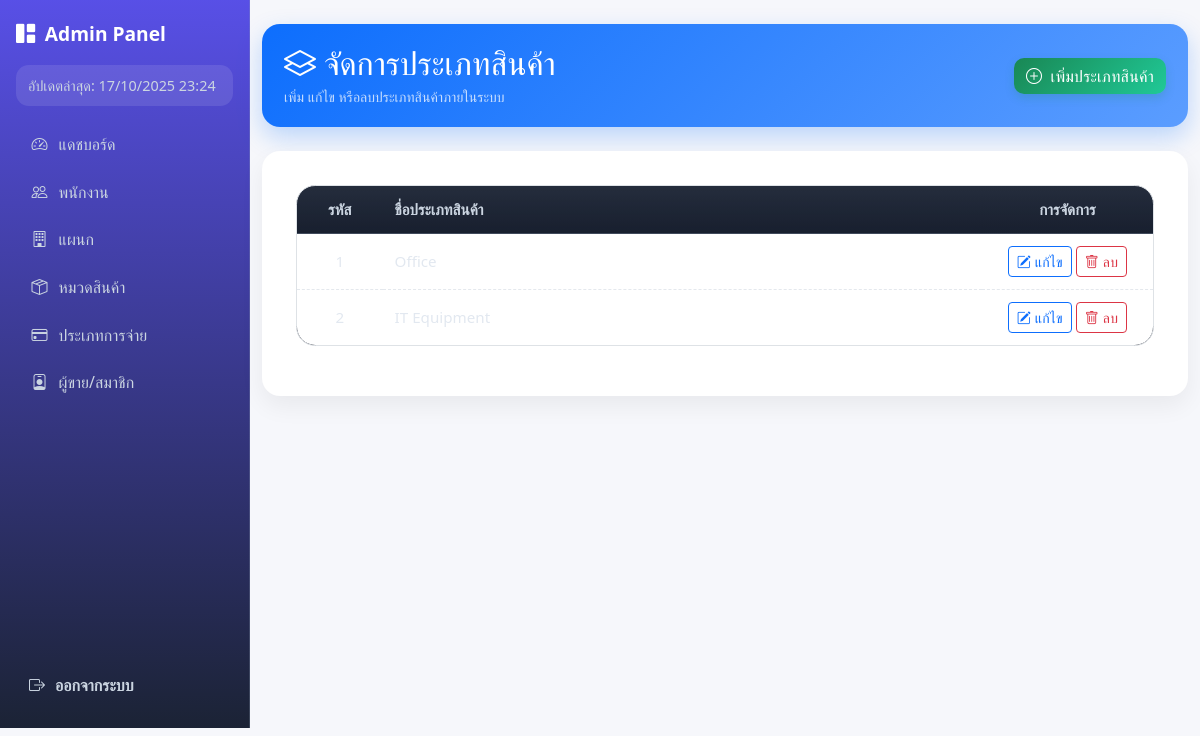
The page /admin/productCategoryManagement.php on the database its author committed.
### tables this page shows
CREATE TABLE `product_categories` (
  `category_id` int(11) NOT NULL,
  `name` varchar(150) NOT NULL
);

### admin/productCategoryManagement.php (the view, shortened to what this page needs)
<?php
require_once __DIR__ . "/partials/admin_header.php";
$sql = "SELECT category_id, name FROM product_categories ORDER BY category_id ASC";
$res = $conn->query($sql);
?>
<!DOCTYPE html>
<html lang="th">
<head>
  <link href="https://cdn.jsdelivr.net/npm/bootstrap@5.3.3/dist/css/bootstrap.min.css" rel="stylesheet">
  <link href="https://cdn.jsdelivr.net/npm/bootstrap-icons@1.11.3/font/bootstrap-icons.css" rel="stylesheet">
</head>
<body>
<div class="container-fluid py-4">
  <div class="page-head d-flex justify-content-between align-items-center mb-4">
    <div>
      <h2 class="mb-1"><i class="bi bi-layers me-2"></i>จัดการประเภทสินค้า</h2>
      <div class="small opacity-75">เพิ่ม แก้ไข หรือลบประเภทสินค้าภายในระบบ</div>
    </div>
    <a href="#" class="btn btn-add" data-bs-toggle="modal" data-bs-target="#addModal">
      <i class="bi bi-plus-circle me-1"></i> เพิ่มประเภทสินค้า
    </a>
  </div>
  <div class="card">
    <div class="card-body">
      <div class="table-responsive">
        <table class="table table-hover align-middle">
          <thead>
            <tr >
              <th width="10%" class="text-center">รหัส</th>
              <th>ชื่อประเภทสินค้า</th>
              <th width="20%" class="text-center">การจัดการ</th>
            </tr>
          </thead>
          <tbody>
          <?php if ($res->num_rows>0): ?>
            <?php while($row=$res->fetch_assoc()): ?>
              <tr>
                <td class="text-center"><?= $row['category_id'] ?></td>
                <td><?= htmlspecialchars($row['name']) ?></td>
                <td class="text-center">
                  <button class="btn btn-sm btn-outline-primary"
                          data-bs-toggle="modal"
                          data-bs-target="#editModal<?= $row['category_id'] ?>">
                    <i class="bi bi-pencil-square"></i> แก้ไข
                  </button>
                  <button class="btn btn-sm btn-outline-danger"
                          onclick="confirmDelete(<?= $row['category_id'] ?>)">
                    <i class="bi bi-trash"></i> ลบ
                  </button>
                </td>
              </tr>
            <?php endwhile; ?>
          <?php else: ?>
            <tr><td colspan="3" class="text-center text-muted py-3">ไม่มีข้อมูล</td></tr>
          <?php endif; ?>
          </tbody>
        </table>
      </div>
    </div>
  </div>
</div>
</body>
</html>
<?php require __DIR__ . '/partials/admin_footer.php'; ?>

### assets/css/app-theme.css (style rules this page uses)
:root { --font-sans: "Inter", "Prompt", system-ui, -apple-system, Segoe UI, Roboto, "Helvetica Neue", Arial, "Noto Sans", "Apple Color Emoji", "Segoe UI Emoji", "Segoe UI Symbol"; --radius-sm: .4rem; --radius: .8rem; --radius-lg: 1.2rem; --shadow-1: 0 1px 2px rgba(0,0,0,.06), 0 1px 1px rgba(0,0,0,.04); --shadow-2: 0 6px 16px rgba(0,0,0,.08), 0 2px 6px rgba(0,0,0,.04); --bg: #0f172a; --panel: #0b1220; --muted: #94a3b8; --text: #e5e7eb; --primary: #4f46e5; --primary-700: #4338ca; --accent: #14b8a6; --success: #10b981; --warning: #f59e0b; --danger: #f43f5e; --line: rgba(148,163,184,.25); --surface: #111827; --surface-2: #0b1324; --chip: rgba(79,70,229,.12); }
* { box-sizing:border-box }
html,body { height:100% }
body { margin:0; font-family: var(--font-sans); background: radial-gradient(1200px 600px at 10% -10%, rgba(79,70,229,.15), transparent 60%), radial-gradient(800px 400px at 90% 10%, rgba(20,184,166,.10), transparent 55%), var(--bg); color:var(--text); line-height:1.6; }
a { color:var(--accent); text-decoration:none }
h1,h2,h3 { line-height:1.25; margin:0 0 .6rem }
h2 { font-size:1.4rem }
.card { background: linear-gradient(180deg, rgba(255,255,255,.03), rgba(255,255,255,.01)); border:1px solid var(--line); border-radius:var(--radius-lg); box-shadow:var(--shadow-1); padding:18px 18px; }
.btn { display:inline-flex; align-items:center; gap:8px; border-radius:999px; padding:10px 16px; border:1px solid transparent; font-weight:600; letter-spacing:.2px; cursor:pointer; transition:.2s; background:var(--surface); color:var(--text); border-color:var(--line); }
.table { width:100%; border-collapse:separate; border-spacing:0; font-size:.95rem; border:1px solid var(--line); border-radius:var(--radius-lg); overflow:hidden; background:var(--surface); }
.table thead th { text-align:left; font-weight:700; color:#cbd5e1; background:linear-gradient(180deg, rgba(148,163,184,.15), rgba(148,163,184,.05)); padding:12px; border-bottom:1px solid var(--line) }
.table tbody td { padding:12px; border-bottom:1px dashed var(--line); color:#e2e8f0 }
.table tbody tr:last-child td { border-bottom:none }
.mb-1 { margin-bottom:4px }
.mb-4 { margin-bottom:16px }

### admin/partials/admin_header.php (style rules this page uses)
html, body { margin: 0; height: 100%; background: var(--bg); color: var(--text); font-family: var(--font-sans); }

### admin/productCategoryManagement.php (style rules this page uses)
body { background:#f6f7fb; }
.page-head { background:linear-gradient(135deg,#0d6efd,#5b9dff); color:#fff; border-radius:18px; padding:20px 22px; box-shadow:0 10px 25px rgba(13,110,253,.25); }
.card { border:0; border-radius:18px; box-shadow:0 10px 25px rgba(0,0,0,.06); }
table th { background:#f1f4f9; font-weight:600; }
.btn-add { background:linear-gradient(135deg,#198754,#20c997); color:#fff; border:0; border-radius:10px; box-shadow:0 4px 10px rgba(25,135,84,.2); }

### rows shown on the page
product_categories: category_id "1", name "Office"
product_categories: category_id "2", name "IT Equipment"
